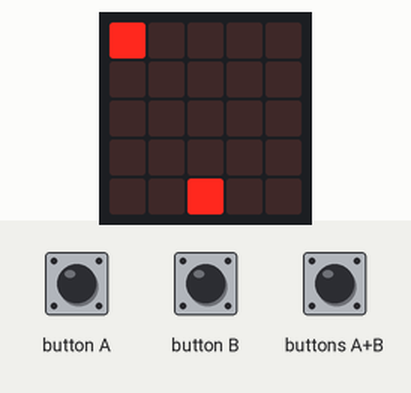
Simulated run of this program. Board: BBC micro:bit (MakeCode). Parts: the board's 5×5 LED display. Inputs (shaded band) come from the test bench. Random numbers come from a fixed seed; the short countdown, score and lost-life animations are approximate.

Above: at 1.2 s.
1.3 s: button B pressed for 0.15 s
At 1.68 s:
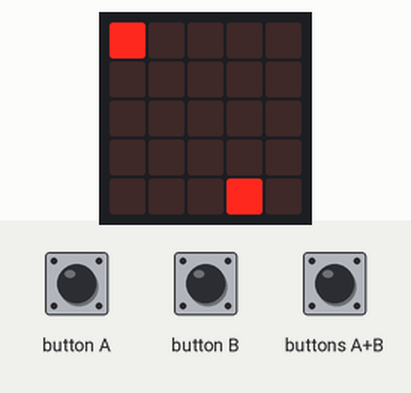
2.0 s: button A pressed for 0.15 s
At 2.23 s:
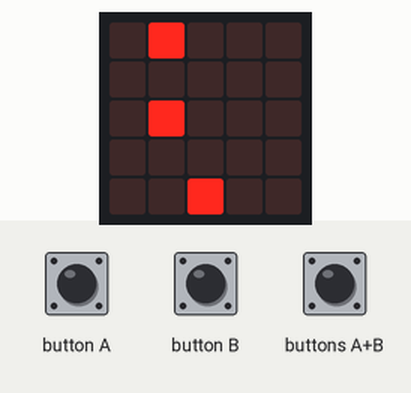
2.7 s: buttons A+B pressed for 0.15 s
3.4 s: button A pressed for 0.15 s
At 4.05 s:
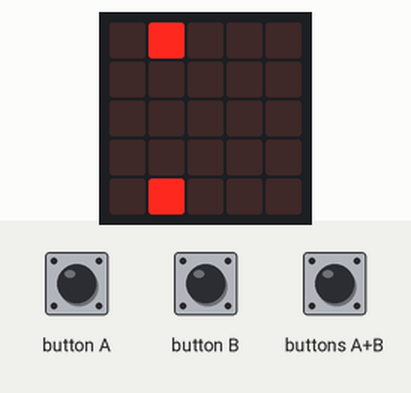
4.1 s: button B pressed for 0.15 s
At 4.62 s:
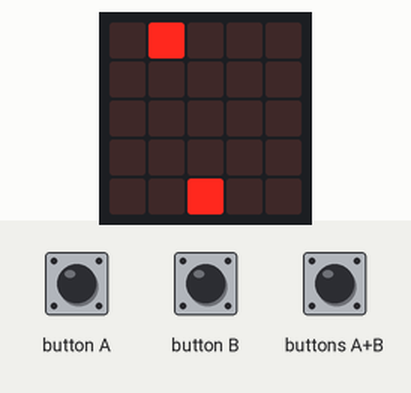
4.8 s: button A pressed for 0.15 s
At 6.61 s:
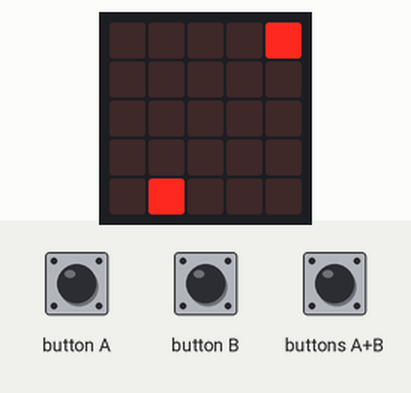
Timing chart, 0 to 8.1 s (numbered marks = the images above; inputs shaded):
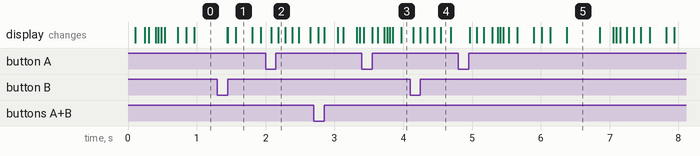

Measured:
- what the display in image 5 shows lasts 0.5 s, from 6.4 s to 6.9 s

The program:

main.ts
```typescript
input.onButtonPressed(Button.A, function () {
    自己.change(LedSpriteProperty.X, -1)
})
input.onButtonPressed(Button.AB, function () {
    子彈 = game.createSprite(自己.get(LedSpriteProperty.X), 自己.get(LedSpriteProperty.Y))
    for (let index = 0; index < 4; index++) {
        子彈.change(LedSpriteProperty.Y, -1)
    }
    if (子彈.isTouching(敵人)) {
        game.addScore(1)
    }
    子彈.delete()
})
input.onButtonPressed(Button.B, function () {
    自己.change(LedSpriteProperty.X, 1)
})
input.onGesture(Gesture.EightG, function () {
    game.gameOver()
})
let 子彈2: game.LedSprite = null
let 射擊概率 = 0
let 子彈: game.LedSprite = null
let 敵人: game.LedSprite = null
let 自己: game.LedSprite = null
自己 = game.createSprite(2, 4)
敵人 = game.createSprite(randint(0, 4), 0)
game.setLife(5)
basic.forever(function () {
    if (input.isGesture(Gesture.TiltRight)) {
        自己.turn(Direction.Right, 45)
    }
})
basic.forever(function () {
    if (input.isGesture(Gesture.TiltLeft)) {
        自己.turn(Direction.Left, 45)
    }
})
basic.forever(function () {
    敵人.change(LedSpriteProperty.X, randint(-1, 1))
    basic.pause(100)
})
basic.forever(function () {
    射擊概率 = randint(1, 2)
    if (射擊概率 == 1) {
        子彈2 = game.createSprite(敵人.get(LedSpriteProperty.X), 敵人.get(LedSpriteProperty.Y))
        for (let index = 0; index < 4; index++) {
            子彈2.change(LedSpriteProperty.Y, 1)
            basic.pause(100)
        }
        if (子彈2.isTouching(自己)) {
            game.removeLife(1)
        }
        子彈2.delete()
    }
    basic.pause(400)
})
```

test.ts
```typescript
// 在這裡測試；當此封包作為擴充功能時，將不會編譯此內容。
```
